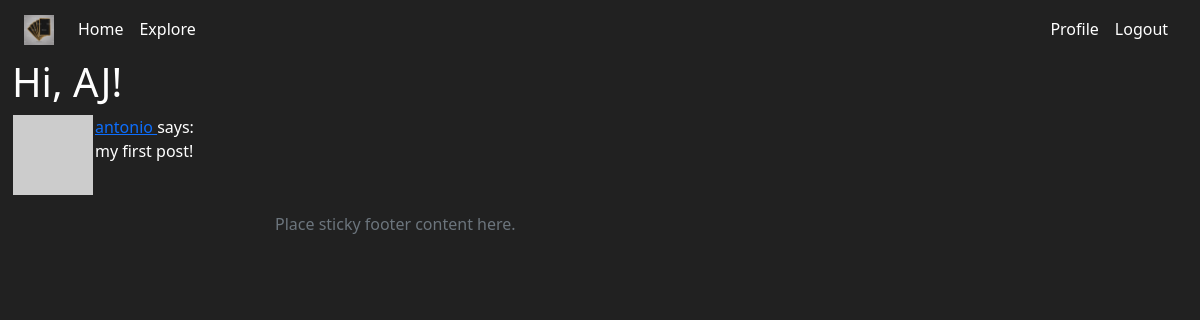
Page /explore (signed in) on the earlier database version.
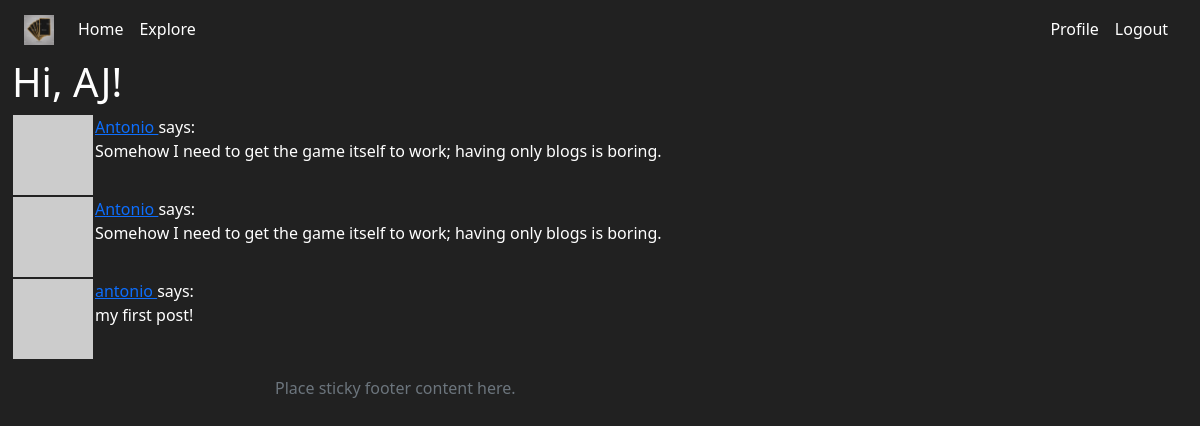
Same page on the later database version.
### app/models.py (models this page shows, shortened)
class User(UserMixin, db.Model):
    id = db.Column(db.Integer, primary_key=True)
    username = db.Column(db.String(64), index=True, unique=True)
    email = db.Column(db.String(120), index=True, unique=True)
    password_hash = db.Column(db.String(128))
    posts = db.relationship('Post', backref='author', lazy='dynamic')
    about_me = db.Column(db.String(140))
    last_seen = db.Column(db.DateTime, default=datetime.utcnow)
    def avatar(self, size):
        digest = md5(self.email.lower().encode('utf-8')).hexdigest()
        return 'https://www.gravatar.com/avatar/{}?d=identicon&s={}'.format(
            digest, size)
    followed = db.relationship(
        'User', secondary=followers,
        primaryjoin=(followers.c.follower_id == id),
        secondaryjoin=(followers.c.followed_id == id),
        backref=db.backref('followers', lazy='dynamic'), lazy='dynamic')

class Post(db.Model):
    id = db.Column(db.Integer, primary_key=True)
    body = db.Column(db.String(140))
    timestamp = db.Column(db.DateTime, index=True, default=datetime.utcnow)
    user_id = db.Column(db.Integer, db.ForeignKey('user.id'))

### app/routes.py (the view)
@app.route('/explore')
@login_required
def explore():
    page = request.args.get('page', 1, type=int)
    posts = Post.query.order_by(Post.timestamp.desc()).paginate(
        page, app.config['POSTS_PER_PAGE'], False)
    next_url = url_for('explore', page=posts.next_num) \
        if posts.has_next else None
    prev_url = url_for('explore', page=posts.prev_num) \
        if posts.has_prev else None
    return render_template("discussion.html", title='Explore', posts=posts.items,
                          next_url=next_url, prev_url=prev_url)

### app/models.py (called while the page is built)
@login.user_loader
def load_user(id):
    return User.query.get(int(id))

### app/routes.py (called while the page is built)
@app.before_request
def before_request():
    if current_user.is_authenticated:
        current_user.last_seen = datetime.utcnow()
        db.session.commit()

### app/templates/discussion.html (shortened to what this page needs)
{% extends "base.html" %}
{% block content %}
    <h1>Hi, {{ current_user.username }}!</h1>
    {% for post in posts %}
        {% include '_post.html' %}
    {% endfor %}
{% endblock %}

### app/templates/base.html (shortened to what this page needs)
<!DOCTYPE html>
<html lang="en">
<head>
<link rel="stylesheet" href="https://cdnjs.cloudflare.com/ajax/libs/twitter-bootstrap/5.0.0-beta1/css/bootstrap.min.css">
<link rel="stylesheet" href="https://cdnjs.cloudflare.com/ajax/libs/font-awesome/5.15.2/css/all.min.css">
<link rel="stylesheet" href="/static/style.css">
</head>
<body>
    {% include 'navbar.html' %}
    {% block content %}{% endblock %}
<footer class="footer mt-auto py-3 bg-#212121">
    <div class="container">
        <span class="text-muted">Place sticky footer content here.</span>
    </div>
</footer>
</body>
</html>

### app/templates/navbar.html (shortened to what this page needs)
{% block content %}
<nav class="navbar navbar-expand-lg navbar-dark">
    <div class="container-fluid">
        <a class="navbar-brand" href="{{ url_for('index') }}">
            <img src="/static/assets/cards.jpg" width="30" height="30" alt="Cards"/>
        </a>
      <div class="collapse navbar-collapse" id="navbarNav">
        <ul class="navbar-nav me-auto mb-2 mb-lg-0">
            <li class="nav-item"><a class="nav-link active" aria-current="page" href="{{ url_for('index') }}">Home </a></li>
            <li class="nav-item"><a class="nav-link active" aria-current="page" href="{{ url_for('explore') }}">Explore </a></li>
        </ul>
        <ul class="nav navbar-nav navbar-right">
            {% if current_user.is_anonymous %}
            <li class="nav-item"><a class="nav-link active" aria-current="page" href="{{ url_for('login') }}">Login </a></li>
            <li class="nav-item"><a class="nav-link active" aria-current="page" href="{{ url_for('register') }}">Register </a></li>
            {% else %}
            <li class="nav-item"><a class="nav-link active" aria-current="page" href="{{ url_for('user', username=current_user.username) }}">Profile </a></li>
            <li class="nav-item"><a class="nav-link active" aria-current="page" href="{{ url_for('logout') }}">Logout </a></li>
            {% endif %}
        </ul>
      </div>
    </div>
  </nav>
{% endblock %}

### app/templates/_post.html
<table>
    <tr valign="top">
        <td><img src="{{ post.author.avatar(36) }}"></td>
        <td>
            <a href="{{ url_for('user', username=post.author.username) }}">
                {{ post.author.username }}
            </a>
            says:<br>{{ post.body }}
        </td>
    </tr>
</table>

### app/static/style.css (style rules this page uses)
body, html { margin-left:0.5%; margin-right:0.5%; }
.container { width: auto; max-width: 680px; padding: 0 15px; }

### app/templates/base.html (style rules this page uses)
body { background-color: #212121; color: white }

Differences in the rows shown:
added Post: author.username "Antonio", body "Somehow I need to get the game itself to work; having only blogs is boring."
added Post: author.username "Antonio", body "Somehow I need to get the game itself to work; having only blogs is boring."
